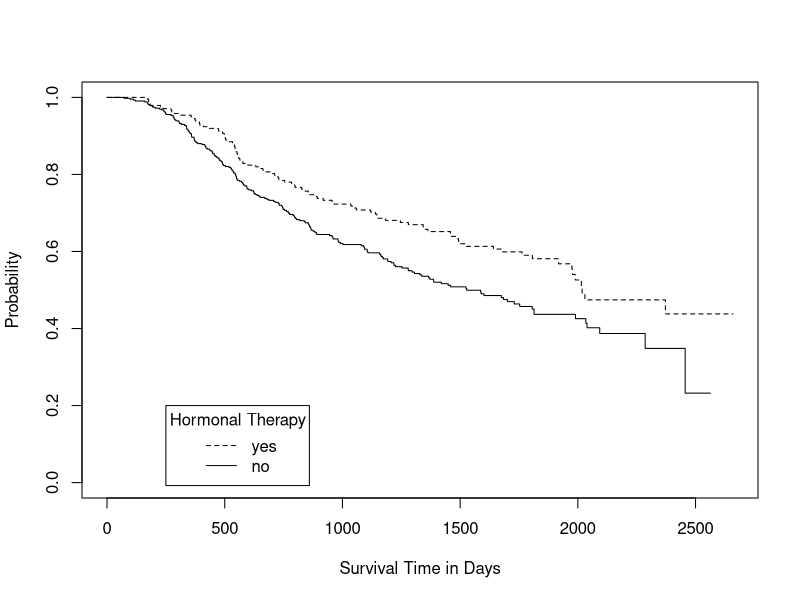
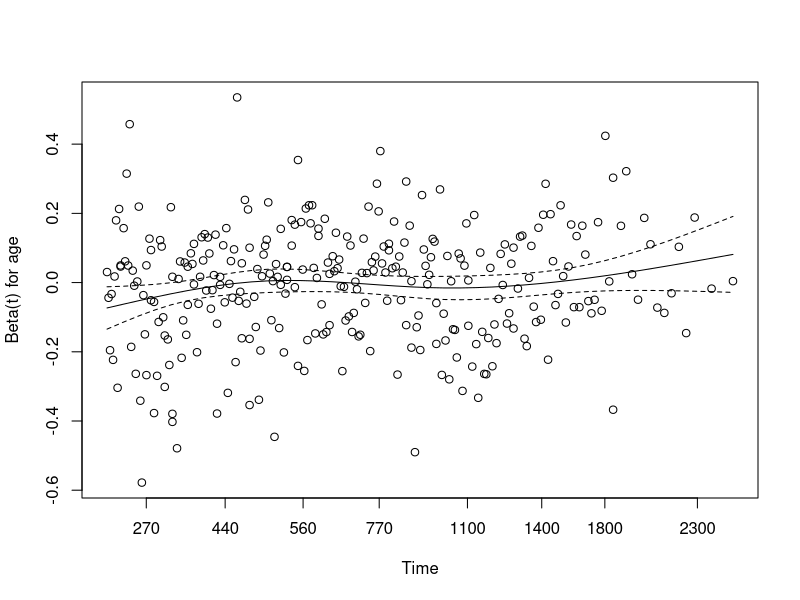
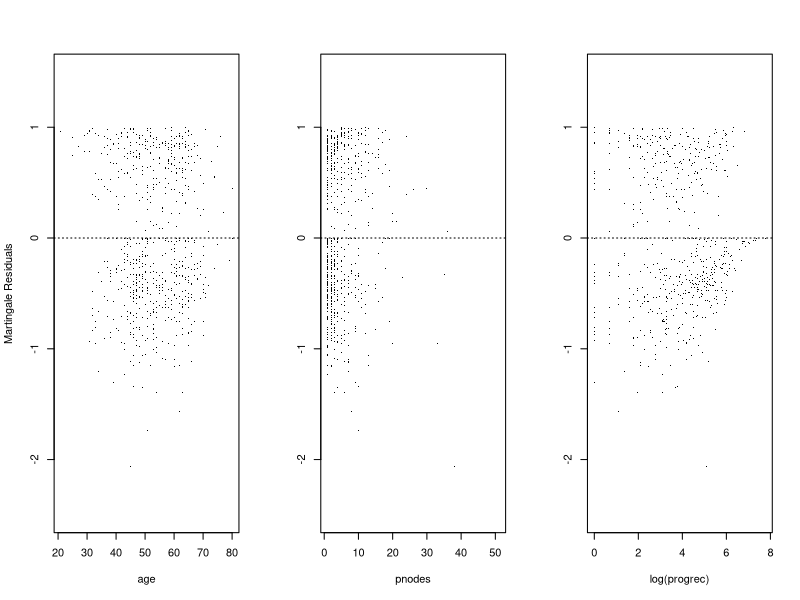
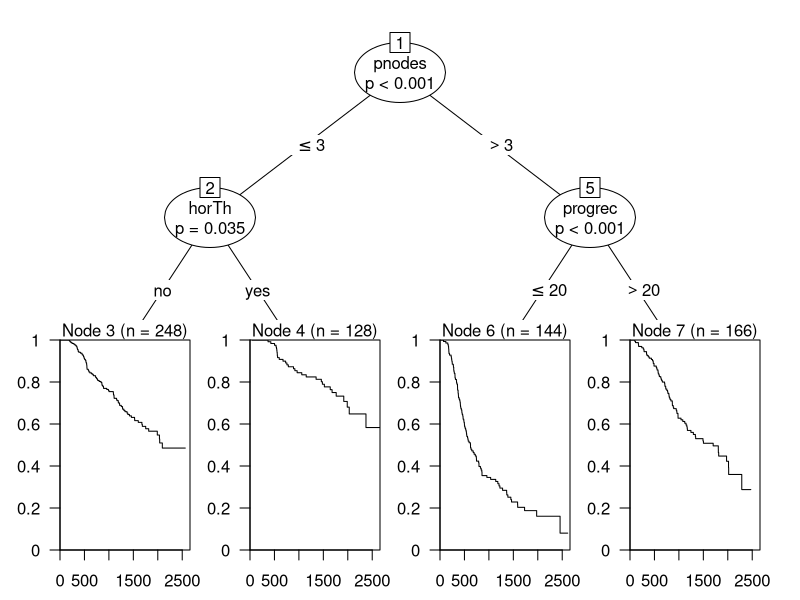

R code for these plots, in order:
install.packages("HSAUR3")
library("HSAUR3")

library("survival")

install.packages("coin")
library("coin")

install.packages("partykit")
library("partykit")

data("GBSG2",package="TH.data")

plot(survfit(Surv(time,cens)~horTh,data=GBSG2),lty=1:2,mark.time=FALSE,ylab="Probability", xlab="Survival Time in Days")
legend(250,0.2,legend=c("yes","no"),lty=c(2,1),title="Hormonal Therapy",bty="n")
legend(250,0.2,legend=c("yes","no"),lty=c(2,1),title="Hormonal Therapy")

GBSG2_coxph<-coxph(Surv(time,cens)~.,data=GBSG2)
summary(GBSG2_coxph)
ci<-confint(GBSG2_coxph)
exp(cbind(coef(GBSG2_coxph),ci))["horThyes",]

GBSG2_zph<-cox.zph(GBSG2_coxph)
plot(GBSG2_zph,var="age")

layout(matrix(1:3,ncol=3))
res<-residuals(GBSG2_coxph)
plot(res~age,data=GBSG2,ylim=c(-2.5,1.5),pch=".",ylab="Martingale Residuals")
abline(h=0,lty=3)

plot(res~pnodes,data=GBSG2,ylim=c(-2.5,1.5),pch=".",ylab="")
abline(h=0,lty=3)

plot(res~log(progrec),data=GBSG2,ylim=c(-2.5,1.5),pch=".",ylab="")
abline(h=0,lty=3)

GBSG2_ctree<-ctree(Surv(time,cens)~.,data=GBSG2)
plot(GBSG2_ctree)
